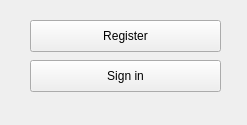
<?xml version="1.0" encoding="UTF-8"?>
<ui version="4.0">
 <class>Form</class>
 <widget class="QWidget" name="Form">
  <property name="geometry">
   <rect>
    <x>0</x>
    <y>0</y>
    <width>247</width>
    <height>125</height>
   </rect>
  </property>
  <property name="windowTitle">
   <string>Form</string>
  </property>
  <widget class="QPushButton" name="registerButton">
   <property name="geometry">
    <rect>
     <x>30</x>
     <y>20</y>
     <width>191</width>
     <height>32</height>
    </rect>
   </property>
   <property name="layoutDirection">
    <enum>Qt::LeftToRight</enum>
   </property>
   <property name="text">
    <string>Register</string>
   </property>
  </widget>
  <widget class="QPushButton" name="signInButton">
   <property name="geometry">
    <rect>
     <x>30</x>
     <y>60</y>
     <width>191</width>
     <height>32</height>
    </rect>
   </property>
   <property name="text">
    <string>Sign in</string>
   </property>
  </widget>
 </widget>
 <resources/>
 <connections/>
</ui>
